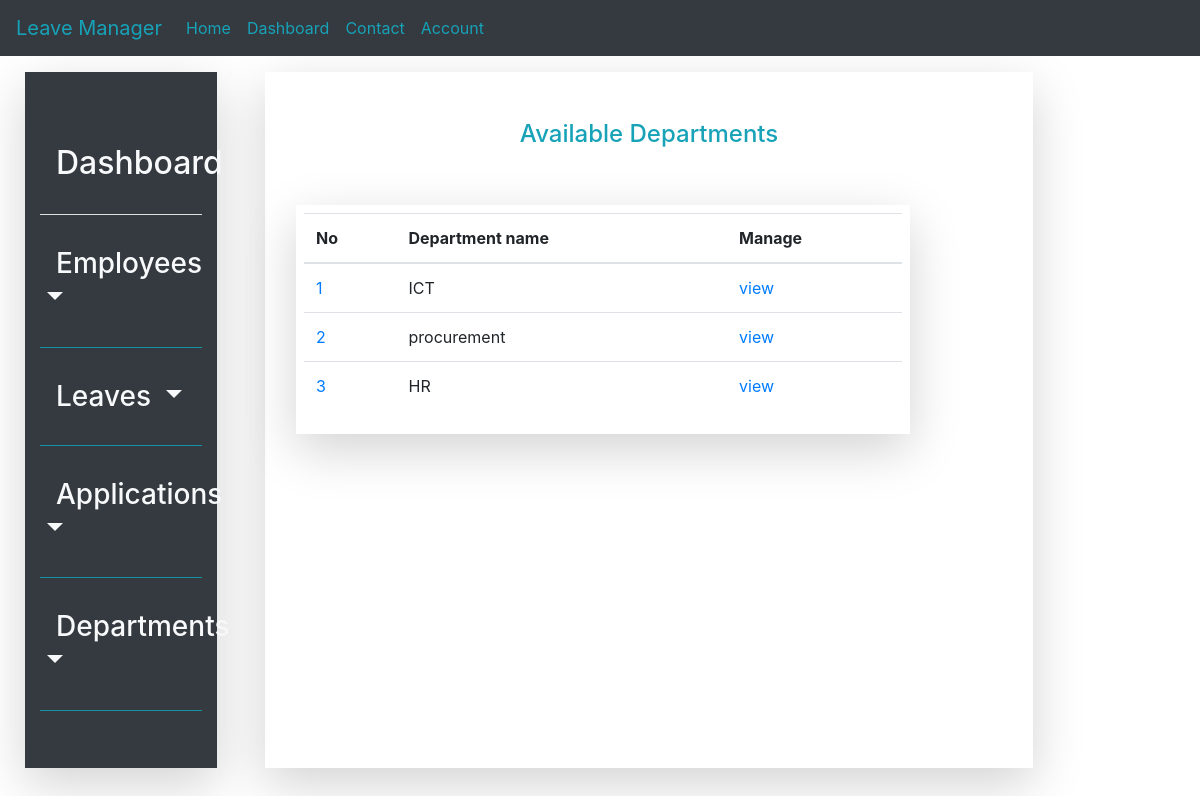
The app's page /department/list with its own data.
### leave_management_app/models.py (models this page shows, shortened)
class Department(models.Model):
    department_name = models.CharField(max_length=100)
    branch_id = models.ForeignKey(Organisation_branch, on_delete=models.CASCADE)

### leave_management_app/views.py (the view)
# urls.py: path('department/list', DepartmentListView.as_view(), name='department_list'),
class DepartmentListView(ListView):
    model = Department
    context_object_name = 'departments'
    template_name = 'department_list'
    paginate_by = 8

### leave_management_app/templates/leave_management_app/department_list.html (shortened to what this page needs)
{%extends 'leave_management_app/base.html'%}
    {%block content%}
<div class="row p-4" style="height: 95vh; width: 100%; background-color: white; background-attachment: fixed;">
        {%block navbar%}
            {%include 'navigation/sidenav.html'%}
        {%endblock navbar%}
    <div class="col-lg-8 mt-3 ml-5 shadow-lg">
        <div class="py-5 text-center"><label class="text-info h4">Available Departments</label></div>
            <div class="row ml-3">
        <div class="col-md-10 p-2 shadow-lg">
            <table class="table">
              <thead>
                <tr>
                  <th scope="col">No</th>
                  <th scope="col">Department name</th>
                  <th scope="col">Manage</th>
                </tr>
              </thead>
              <tbody>
              {%for department in departments %}
                <tr>
                  <td><a href="#">{{department.id}}</a></td>
                  <td>{{department.department_name}}</td>
                  <td><a class="" href="{%url 'department_detail' department.id%}">view</a></td>
                </tr>
                {% endfor %}
              </tbody>
            </table>
        </div>
    </div>
    </div>
</div>
    {%endblock content%}

### records on screen
Department: id "1", department_name "ICT"
Department: id "2", department_name "procurement"
Department: id "3", department_name "HR"
